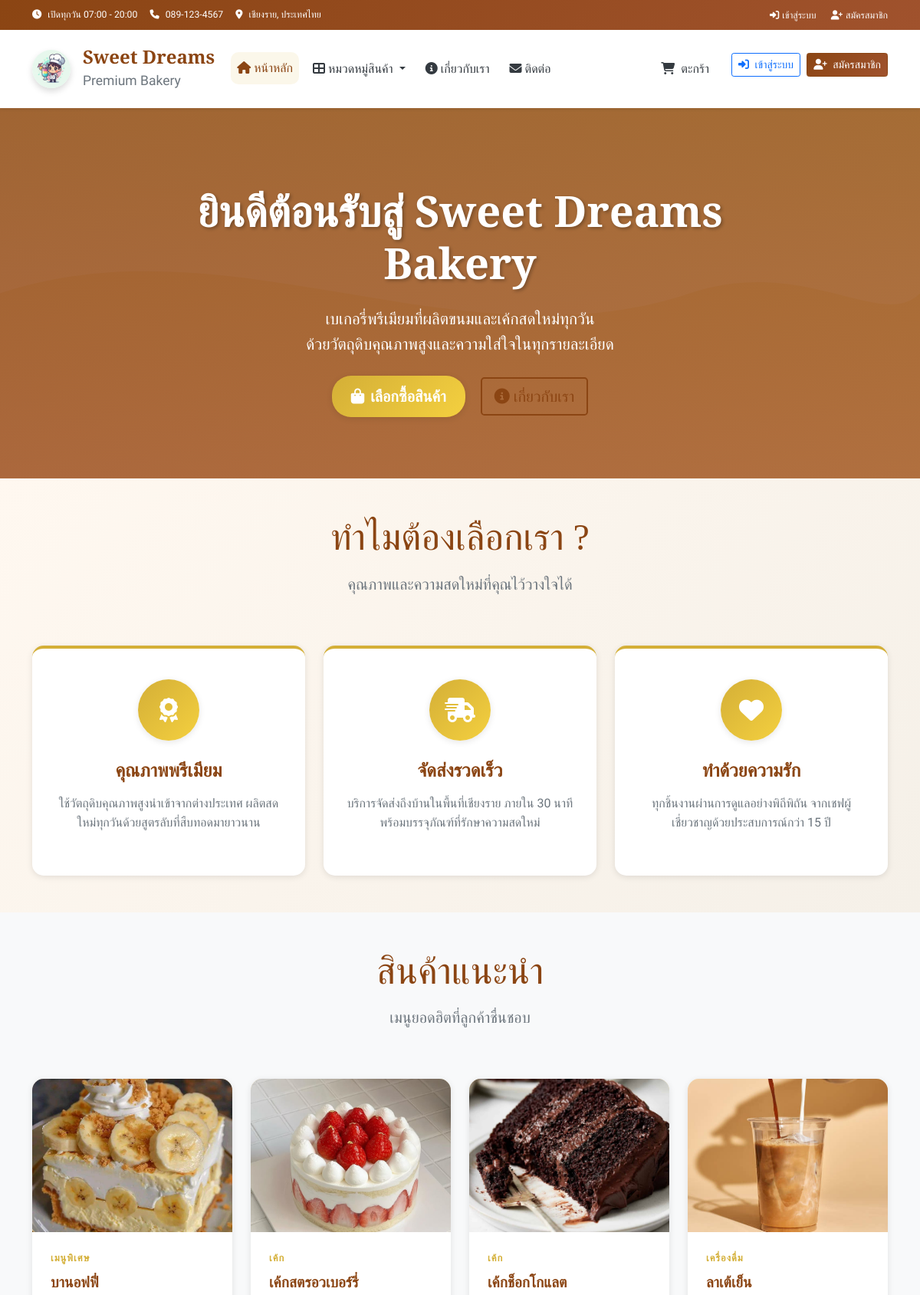
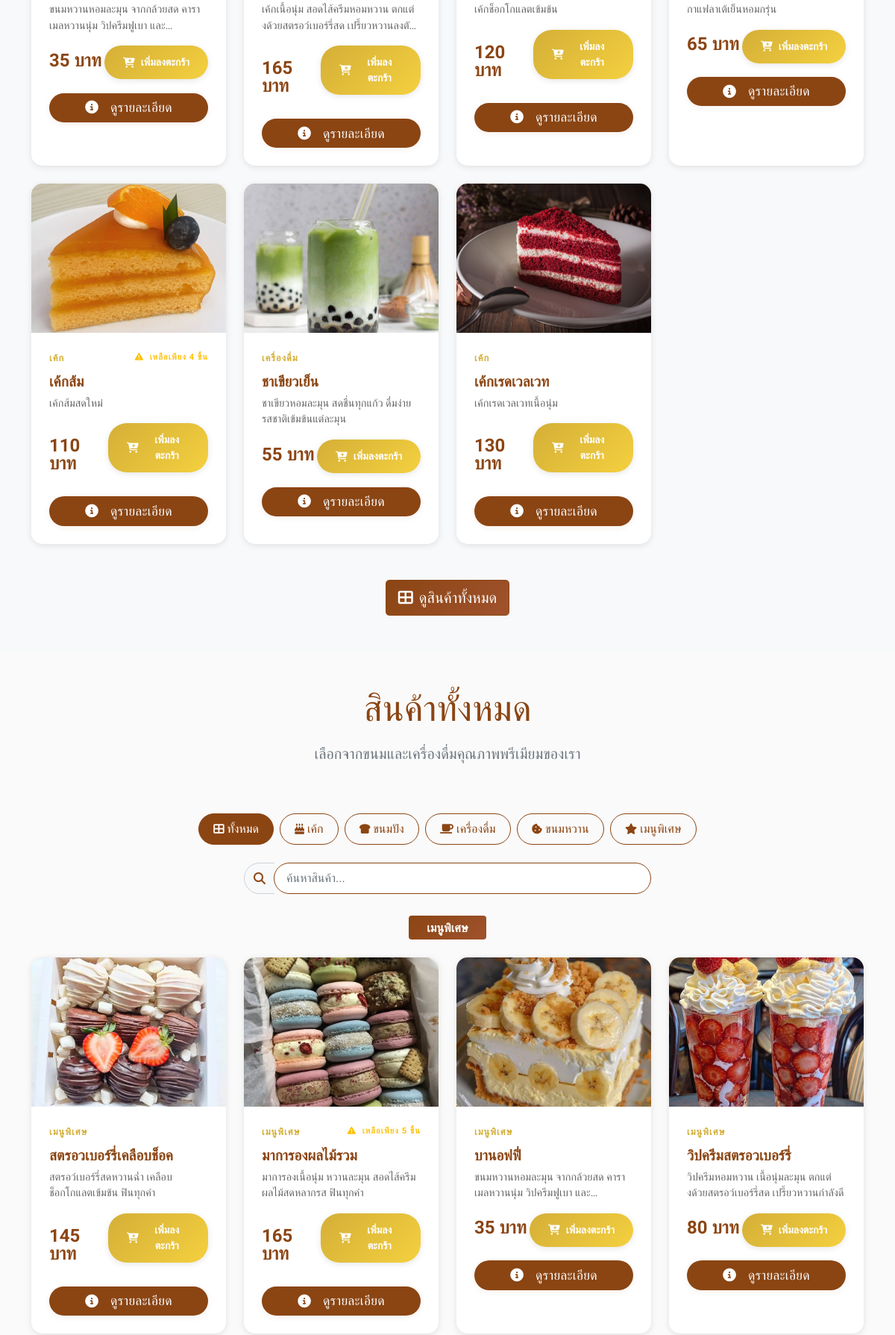
The page / (upper part) on the database its author committed (2 pictures, top to bottom).
### tables this page shows
CREATE TABLE products (
        id INTEGER PRIMARY KEY AUTOINCREMENT,
        name TEXT NOT NULL,
        name_en TEXT,
        description TEXT,
        price DECIMAL(10,2) NOT NULL,
        image TEXT,
        category_id INTEGER,
        is_available BOOLEAN DEFAULT 1,
        is_featured BOOLEAN DEFAULT 0,
        stock_quantity INTEGER DEFAULT 0,
        created_at TIMESTAMP DEFAULT CURRENT_TIMESTAMP,
        FOREIGN KEY (category_id) REFERENCES categories (id)
    );

CREATE TABLE categories (
        id INTEGER PRIMARY KEY AUTOINCREMENT,
        name TEXT UNIQUE NOT NULL,
        name_en TEXT,
        icon TEXT,
        description TEXT,
        display_order INTEGER DEFAULT 0
    );

### app.py (the view)
@app.route('/')
def index():
    categories = get_categories()
    featured_products = get_products_by_category(featured_only=True)
    all_products = get_products_by_category()
    unique_products = []
    seen_ids = set()
    for product in all_products:
        if product['id'] not in seen_ids:
            unique_products.append(product)
            seen_ids.add(product['id'])
    products_by_category = {}
    for product in unique_products:
        category_name = product['category_name']
        if category_name not in products_by_category:
            products_by_category[category_name] = []
        products_by_category[category_name].append(product)
    return render_template('index.html',
                         featured_products=featured_products,
                         products_by_category=products_by_category)

### app.py (called while the page is built)
def get_db_connection():
    conn = sqlite3.connect(DB_NAME)
    conn.row_factory = sqlite3.Row
    return conn

def get_categories():
    conn = get_db_connection()
    categories = conn.execute(
        "SELECT * FROM categories ORDER BY display_order"
    ).fetchall()
    conn.close()
    return categories

def get_cart_total():
    cart = session.get('cart', {})
    total_items = sum(item['quantity'] for item in cart.values())
    total_price = sum(item['quantity'] * item['price'] for item in cart.values())
    return total_items, total_price

@app.context_processor
def inject_global_data():
    categories = get_categories()
    cart_total_items, _ = get_cart_total()
    verifying_count = 0
    if session.get('role') == 'admin':
        conn = get_db_connection()
        verifying_count = conn.execute("""
            SELECT COUNT(*) FROM payments WHERE status = 'verifying'
        """).fetchone()[0]
        conn.close()
    return dict(
        categories=categories,
        cart_total_items=cart_total_items,
        verifying_count=verifying_count
    )

### templates/index.html (shortened to what this page needs)
{% extends "layout.html" %}
{% block content %}
<section class="hero-section" id="home">
    <div class="container hero-content">
        <div class="row justify-content-center text-center">
            <div class="col-lg-8">
                <h1 class="hero-title text-white">
                    ยินดีต้อนรับสู่ Sweet Dreams Bakery
                </h1>
                <p class="hero-subtitle text-white mb-4">
                    เบเกอรี่พรีเมียมที่ผลิตขนมและเค้กสดใหม่ทุกวัน<br>
                    ด้วยวัตถุดิบคุณภาพสูงและความใส่ใจในทุกรายละเอียด
                </p>
                <div class="hero-cta">
                    <a href="#products" class="btn btn-custom btn-lg me-3">
                        <i class="fas fa-shopping-bag"></i>
                        เลือกซื้อสินค้า
                    </a>
                    <a href="#about" class="btn btn-custom-outline btn-lg">
                        <i class="fas fa-info-circle"></i>
                        เกี่ยวกับเรา
                    </a>
                </div>
            </div>
        </div>
    </div>
</section>
<section class="features-section py-5" id="features">
    <div class="container">
        <div class="row text-center mb-5">
            <div class="col-12">
                <h2 class="display-5 mb-3">ทำไมต้องเลือกเรา ?</h2>
                <p class="lead text-muted">คุณภาพและความสดใหม่ที่คุณไว้วางใจได้</p>
            </div>
        </div>
        <div class="row gy-4 animate-stagger">
            <div class="col-lg-4 col-md-6">
                <div class="feature-card h-100">
                    <div class="feature-icon">
                        <i class="fas fa-award"></i>
                    </div>
                    <h4 class="mb-3">คุณภาพพรีเมียม</h4>
                    <p class="text-muted">
                        ใช้วัตถุดิบคุณภาพสูงนำเข้าจากต่างประเทศ
                        ผลิตสดใหม่ทุกวันด้วยสูตรลับที่สืบทอดมายาวนาน
                    </p>
                </div>
            </div>
            <div class="col-lg-4 col-md-6">
                <div class="feature-card h-100">
                    <div class="feature-icon">
                        <i class="fas fa-truck-fast"></i>
                    </div>
                    <h4 class="mb-3">จัดส่งรวดเร็ว</h4>
                    <p class="text-muted">
                        บริการจัดส่งถึงบ้านในพื้นที่เชียงราย ภายใน 30 นาที
                        พร้อมบรรจุภัณฑ์ที่รักษาความสดใหม่
                    </p>
                </div>
            </div>
            <div class="col-lg-4 col-md-6">
                <div class="feature-card h-100">
                    <div class="feature-icon">
                        <i class="fas fa-heart"></i>
                    </div>
                    <h4 class="mb-3">ทำด้วยความรัก</h4>
                    <p class="text-muted">
                        ทุกชิ้นงานผ่านการดูแลอย่างพิถีพิถัน
                        จากเชฟผู้เชี่ยวชาญด้วยประสบการณ์กว่า 15 ปี
                    </p>
                </div>
            </div>
        </div>
    </div>
</section>
{% if featured_products %}
<section class="py-5 bg-light" id="featured">
    <div class="container">
        <div class="row text-center mb-5">
            <div class="col-12">
                <h2 class="display-5 mb-3">สินค้าแนะนำ</h2>
                <p class="lead text-muted">เมนูยอดฮิตที่ลูกค้าชื่นชอบ</p>
            </div>
        </div>
        <div class="row gy-4">
            {% for product in featured_products[:8] %}
            <div class="col-lg-3 col-md-6">
                <div class="product-card featured-product h-100" data-category="{{ product.category_name }}">
                    <div class="product-image clickable">
                        {% if product.image %}
                            <img src="{{ url_for('static', filename='images/products/' + product.image) }}"
                                 alt="{{ product.name }}"
                                 class="img-fluid"
                                 loading="lazy">
                        {% else %}
                            <i class="fas fa-birthday-cake"></i>
                        {% endif %}
                    </div>
                    <div class="product-body">
                        <div class="product-category">
                            {{ product.category_name }}
                            {% if product.stock_quantity <= 5 and product.stock_quantity > 0 %}
                                <small class="text-warning float-end">
                                    <i class="fas fa-exclamation-triangle me-1"></i>
                                    เหลือเพียง {{ product.stock_quantity }} ชิ้น
                                </small>
                            {% endif %}
                        </div>
                        <h5 class="product-name">{{ product.name }}</h5>
                        {% if product.description %}
                            <p class="product-description">{{ product.description }}</p>
                        {% endif %}
                        <div class="d-flex justify-content-between align-items-baseline">
                            <div class="product-price">{{ "%.0f"|format(product.price) }} บาท</div>
                                {% if product.stock_quantity > 0 %}
                                    <button class="btn btn-custom btn-sm add-to-cart"
                                            data-product-id="{{ product.id }}"
                                            data-product-name="{{ product.name }}"
                                            data-product-price="{{ product.price }}">
                                        <i class="fas fa-cart-plus"></i> เพิ่มลงตะกร้า
                                    </button>
                                {% else %}
                                    <button class="btn btn-secondary btn-sm" disabled>
                                        <i class="fas fa-times"></i> หมด
                                    </button>
                                {% endif %}
                            </div>
                                <div class="d-flex justify-content-center mt-2">
                                    <a href="{{ url_for('product_detail', product_id=product.id) }}"
                                    class="btn btn-detail-view">
                                        <i class="fas fa-info-circle me-2"></i>
                                        ดูรายละเอียด
                                    </a>
                                </div>
                    </div>
                </div>
            </div>
            {% endfor %}
        </div>
        <div class="text-center mt-5">
            <a href="#products" class="btn btn-primary btn-lg">
                <i class="fas fa-th-large me-2"></i>ดูสินค้าทั้งหมด
            </a>
        </div>
    </div>
</section>
{% endif %}
<section class="py-5" id="products">
    <div class="container">
        <div class="row text-center mb-5">
            <div class="col-12">
                <h2 class="display-5 mb-3">สินค้าทั้งหมด</h2>
                <p class="lead text-muted">เลือกจากขนมและเครื่องดื่มคุณภาพพรีเมียมของเรา</p>
            </div>
        </div>
        {% if categories %}
        <div class="row mb-4">
            <div class="col-12">
                <div class="d-flex flex-wrap justify-content-center gap-2">
                    <button class="btn btn-outline-primary category-filter active" data-category="all">
                        <i class="fas fa-th-large me-1"></i>ทั้งหมด
                    </button>
                    {% for category in categories %}
                    <button class="btn btn-outline-primary category-filter"
                            data-category="{{ category.name }}">
                        <i class="{{ category.icon }} me-1"></i>{{ category.name }}
                    </button>
                    {% endfor %}
                </div>
            </div>
        </div>
        {% endif %}
        <div class="row mb-4">
            <div class="col-lg-6 mx-auto">
                <div class="input-group">
                    <span class="input-group-text">
                        <i class="fas fa-search"></i>
                    </span>
                    <input type="text" class="form-control" id="search-input"
                           placeholder="ค้นหาสินค้า...">
                </div>
            </div>
        </div>
        {% if products_by_category %}
            {% for category_name, products in products_by_category.items() %}
            <div class="category-section mb-5" data-category="{{ category_name }}">
                <h3 class="mb-4 text-center">
                    <span class="badge bg-primary fs-6 px-4 py-2">{{ category_name }}</span>
                </h3>
                <div class="row gy-4">
                    {% for product in products %}
                    <div class="col-lg-3 col-md-6">
                        <div class="product-card h-100" data-category="{{ category_name }}">
                            <div class="product-image clickable">
                                {% if product.image %}
                                    <img src="{{ url_for('static', filename='images/products/' + product.image) }}"
                                         alt="{{ product.name }}"
                                         class="img-fluid"
                                         loading="lazy">
                                {% else %}
                                    <i class="fas fa-birthday-cake"></i>
                                {% endif %}
                            </div>
                            <div class="product-body">
                                <div class="product-category">
                                    {{ product.category_name }}
                                    {% if product.stock_quantity <= 5 and product.stock_quantity > 0 %}
                                        <small class="text-warning float-end">
                                            <i class="fas fa-exclamation-triangle me-1"></i>
                                            เหลือเพียง {{ product.stock_quantity }} ชิ้น
                                        </small>
                                    {% endif %}
                                </div>
                                <h5 class="product-name">{{ product.name }}</h5>
                                {% if product.description %}
                                    <p class="product-description">{{ product.description }}</p>
                                {% endif %}
                                <div class="d-flex justify-content-between align-items-baseline">
                                    <div class="product-price">{{ "%.0f"|format(product.price) }} บาท</div>
                                    {% if product.stock_quantity > 0 %}
                                        <button class="btn btn-custom btn-sm add-to-cart"
                                                data-product-id="{{ product.id }}"
                                                data-product-name="{{ product.name }}"
                                                data-product-price="{{ product.price }}">
                                            <i class="fas fa-cart-plus"></i> เพิ่มลงตะกร้า
                                        </button>
                                    {% else %}
                                        <button class="btn btn-secondary btn-sm" disabled>
                                            <i class="fas fa-times"></i> หมด
                                        </button>
                                    {% endif %}
                                </div>
                                <div class="d-flex justify-content-center mt-2">
                                    <a href="{{ url_for('product_detail', product_id=product.id) }}"
                                    class="btn btn-detail-view">
                                        <i class="fas fa-info-circle me-2"></i>
                                        ดูรายละเอียด
                                    </a>
                                </div>
                            </div>
                        </div>
                    </div>
                    {% endfor %}
                </div>
            </div>
            {% endfor %}
        {% else %}
            <div class="text-center py-5">
                <i class="fas fa-shopping-basket fa-3x text-muted mb-3"></i>
                <h4 class="text-muted">ยังไม่มีสินค้า</h4>
                <p class="text-muted">กรุณารอสักครู่ เรากำลังเตรียมสินค้าดี ๆ มาให้คุณ</p>
            </div>
        {% endif %}
    </div>
</section>
{% endblock %}

### rows shown on the page
products: image (picture), category_name "เมนูพิเศษ", name "บานอฟฟี่", description "ขนมหวานหอมละมุน จากกล้วยสด คาราเมลหวานนุ่ม…", price "35"
products: image (picture), category_name "เค้ก", name "เค้กสตรอวเบอร์รี่", description "เค้กเนื้อนุ่ม สอดไส้ครีมหอมหวาน…", price "165"
products: image (picture), category_name "เค้ก", name "เค้กช็อกโกแลต", description "เค้กช็อกโกแลตเข้มข้น", price "120"
products: image (picture), category_name "เครื่องดื่ม", name "ลาเต้เย็น", description "กาแฟลาเต้เย็นหอมกรุ่น", price "65"
products: image (picture), category_name "เค้ก", stock_quantity "4", name "เค้กส้ม", description "เค้กส้มสดใหม่", price "110"
products: image (picture), category_name "เครื่องดื่ม", name "ชาเขียวเย็น", description "ชาเขียวหอมละมุน สดชื่นทุกแก้ว ดื่มง่าย รสชาติเข้มข้นแต่ละมุน", price "55"
products: image (picture), category_name "เค้ก", name "เค้กเรดเวลเวท", description "เค้กเรดเวลเวทเนื้อนุ่ม", price "130"
categories: name "เค้ก"
categories: name "ขนมปัง"
categories: name "เครื่องดื่ม"
categories: name "ขนมหวาน"
categories: name "เมนูพิเศษ"
products: name "เมนูพิเศษ", image (picture), category_name "เมนูพิเศษ", name "สตรอวเบอร์รี่เคลือบช็อค", description "สตรอว์เบอร์รี่สดหวานฉ่ำ เคลือบช็อกโกแลตเข้มข้น ฟินทุกคำ", price "145"
products: image (picture), category_name "เมนูพิเศษ", stock_quantity "5", name "มาการองผลไม้รวม", description "มาการองเนื้อนุ่ม หวานละมุน สอดไส้ครีมผลไม้สดหลากรส ฟินทุกคำ", price "165"
products: image (picture), category_name "เมนูพิเศษ", name "วิปครีมสตรอวเบอร์รี่", description "วิปครีมหอมหวาน เนื้อนุ่มละมุน ตกแต่งด้วยสตรอว์เบอร์รี่สด เปรี้ยวหวานกำลังดี", price "80"
